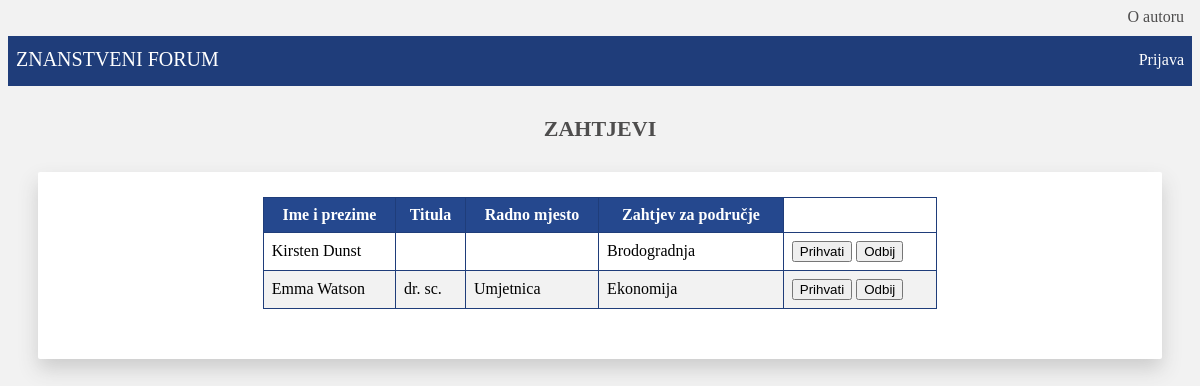
The app's page /zahtjevi.php with its own data.
### tables this page shows
CREATE TABLE IF NOT EXISTS `zahtjev_podrucja` (
  `moderator_id` INT NOT NULL,
  `znanstveno_podrucje_id` INT NOT NULL,
  `status` INT(1) NOT NULL,
  PRIMARY KEY (`moderator_id`, `znanstveno_podrucje_id`),
  INDEX `podrucje_id_fk_idx` (`znanstveno_podrucje_id` ASC),
  CONSTRAINT `moderator_id_fk`
    FOREIGN KEY (`moderator_id`)
    REFERENCES `korisnik` (`korisnik_id`)
    ON DELETE NO ACTION
    ON UPDATE NO ACTION,
  CONSTRAINT `znanstveno_podrucje_id_fk_2`
    FOREIGN KEY (`znanstveno_podrucje_id`)
    REFERENCES `znanstveno_podrucje` (`znanstveno_podrucje_id`)
    ON DELETE NO ACTION
    ON UPDATE NO ACTION);

CREATE TABLE IF NOT EXISTS `korisnik` (
  `korisnik_id` INT NOT NULL AUTO_INCREMENT,
  `tip_korisnika_id` INT NOT NULL,
  `znanstveno_podrucje_id` INT NULL,
  `korime` VARCHAR(50) NOT NULL,
  `ime` VARCHAR(50) NOT NULL,
  `prezime` VARCHAR(50) NOT NULL,
  `email` VARCHAR(50) NOT NULL,
  `lozinka` VARCHAR(50) NOT NULL,
  `slika` TEXT NULL,
  `titula` VARCHAR(20) NULL,
  `radno_mjesto` VARCHAR(50) NULL,
  `opis` TEXT NULL,
  PRIMARY KEY (`korisnik_id`),
  INDEX `tip_korisnika_id_idx` (`tip_korisnika_id` ASC),
  INDEX `podrucje_id_idx` (`znanstveno_podrucje_id` ASC),
  CONSTRAINT `tip_korisnika_id_fk`
    FOREIGN KEY (`tip_korisnika_id`)
    REFERENCES `tip_korisnika` (`tip_korisnika_id`)
    ON DELETE NO ACTION
    ON UPDATE NO ACTION,
  CONSTRAINT `znanstveno_podrucje_id_fk_3`
    FOREIGN KEY (`znanstveno_podrucje_id`)
    REFERENCES `znanstveno_podrucje` (`znanstveno_podrucje_id`)
    ON DELETE NO ACTION
    ON UPDATE NO ACTION);

CREATE TABLE IF NOT EXISTS `znanstveno_podrucje` (
  `znanstveno_podrucje_id` INT NOT NULL AUTO_INCREMENT,
  `naziv` VARCHAR(50) NOT NULL,
  `opis` TEXT NOT NULL,
  PRIMARY KEY (`znanstveno_podrucje_id`));

### baza_funkcije.php (called while the page is built, shortened)
<?php
function izvrsiUpit($veza, $upit){
	$rezultat = mysqli_query($veza,$upit);
	return $rezultat;
}
?>

### zahtjevi.php (the view, shortened to what this page needs)
<?php
    include_once("baza_funkcije.php");
    $veza = spojiSeNaBazu();
    $upit = "SELECT k.korisnik_id, k.ime, k.prezime, k.titula, k.radno_mjesto, z.naziv, z.znanstveno_podrucje_id,zp.moderator_id FROM korisnik k, znanstveno_podrucje z, zahtjev_podrucja zp WHERE zp.moderator_id=k.korisnik_id AND zp.znanstveno_podrucje_id=z.znanstveno_podrucje_id AND zp.status=2";
    $rezultat = izvrsiUpit($veza, $upit);
?>
<!DOCTYPE html>
<html>
    <head>
		<link href="stil.css" rel="stylesheet" type="text/css">
 	</head>
    <body>
        <?php
            include_once "navigacija.php";
        ?>
        <h1 id="zahtjevi_naslov">ZAHTJEVI</h1>
        <section id="zahtjevi_section">
            <table border="1">
                <thead>
                    <tr>
                        <th>Ime i prezime</th>
                        <th>Titula</th>
                        <th>Radno mjesto</th>
                        <th>Zahtjev za područje</th>
                    </tr>
                </thead>
                <tbody>
                <?php
                    if(isset($rezultat)) {
                        while($red = mysqli_fetch_array($rezultat)){
                            echo "<tr>";
                            echo "<td>{$red['ime']} {$red['prezime']}</td>";
                            echo "<td>{$red['titula']}</td>";
                            echo "<td>{$red['radno_mjesto']}</td>";
                            echo "<td>{$red['naziv']}</td>";
                            echo "<form id='pregled_zahtjeva' name='pregled_zahtjeva' method='post'
                            action='zahtjevi.php?znan_id={$red['znanstveno_podrucje_id']}&mod_id={$red['moderator_id']}&kor_id={$red['korisnik_id']}'>";
                            echo "<td><input name='prihvati' type='submit' value='Prihvati'/> <input name='odbij' type='submit' value='Odbij'/></td>";
                            echo "</form>";
                            echo "</tr>";
                        }
                    }
                ?>
                </tbody>
            </table>
        </section>
    </body>
</html>

### stil.css (style rules this page uses)
* { box-sizing: border-box; }
body { background-color: rgb(242, 242, 242); }
#galerija_naslov, #znanstvena_podrucja_naslov, #komentari_naslov, #zahtjevi_naslov, #korisnici_naslov, #statistika_naslov, #profil_naslov, #filter_naslov { text-align: center; font-size: 22px; padding-top: 15px; color: rgb(78, 77, 77); }
table { text-align: center; border: 1px solid rgb(31, 61, 122); border-collapse: collapse; width: 60%; background-color: white; margin: auto; }
th, td { text-align: left; padding: 8px; }
tr:nth-child(even) { background-color: #f2f2f2 }
th { background-color: rgb(37, 72, 142); color: white; border: 1px solid rgb(31, 61, 122); text-align: center; }
#znanstvena_podrucja_section, #komentari_section, #zahtjevi_section, #korisnici_section, #statistika_section, #filter_section { background-color: white; margin: 30px; box-shadow: 0 10px 20px rgb(204, 204, 204); border-radius: 2px; padding-bottom: 50px; }
#zahtjevi_section, #korisnici_section, #statistika_section { padding-top: 25px; }

### records on screen
zahtjev_podrucja: moderator.ime "Kirsten", moderator.prezime "Dunst", znanstveno_podrucje.naziv "Brodogradnja"
zahtjev_podrucja: moderator.ime "Emma", moderator.prezime "Watson", moderator.titula "dr. sc.", moderator.radno_mjesto "Umjetnica", znanstveno_podrucje.naziv "Ekonomija"
